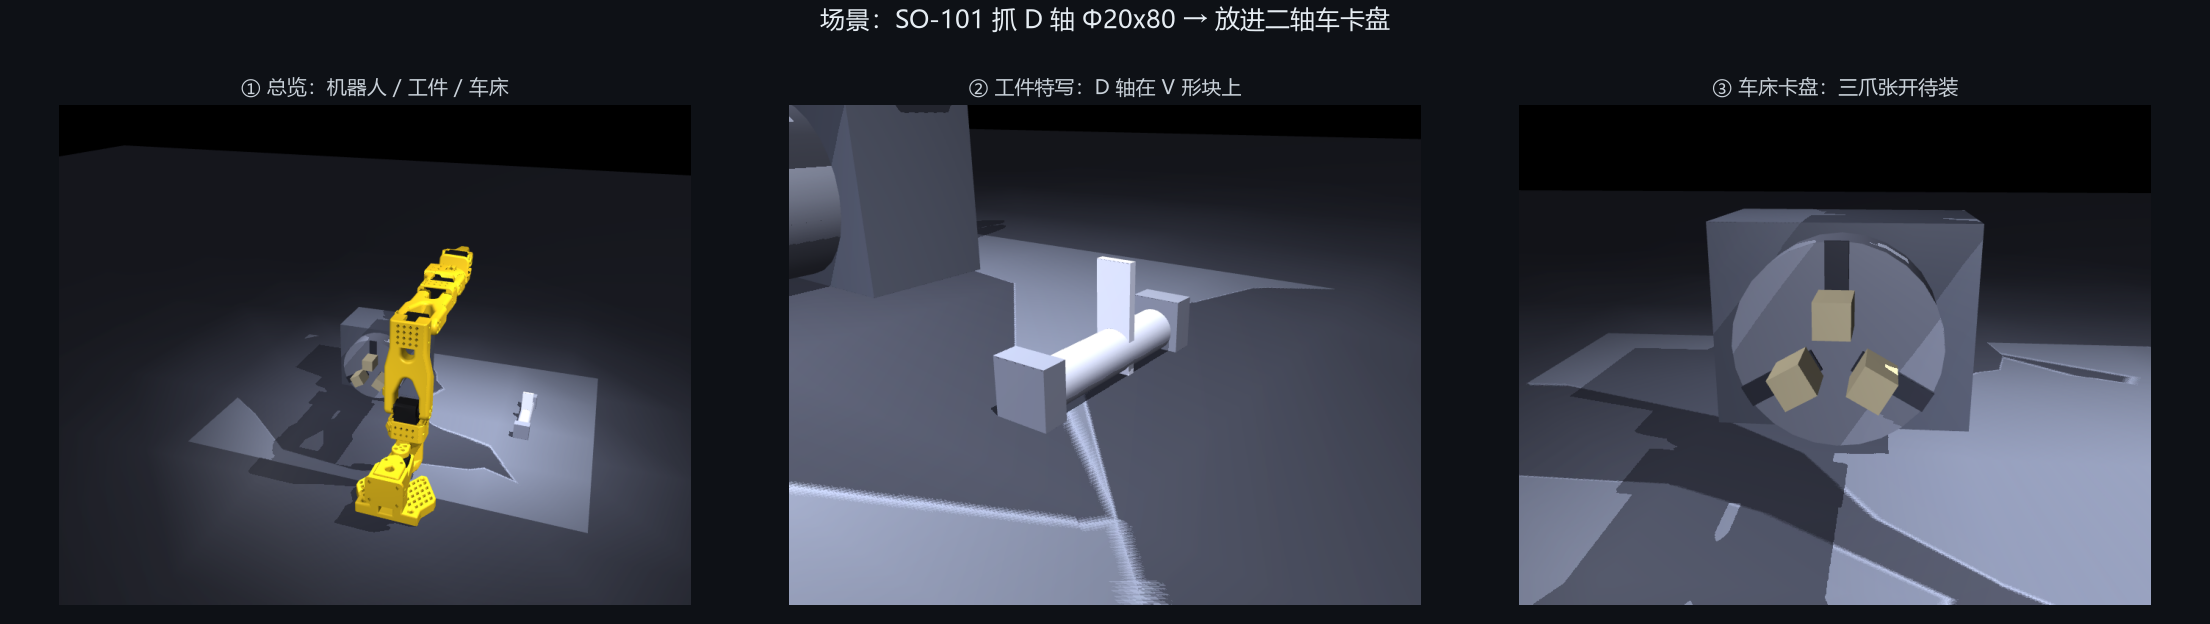

Source code (Python):
"""场景构建：SO-101 抓 D 轴 → 放进二轴车卡盘。

为什么用程序建场景而不是手写 XML
--------------------------------
因为后面要扫参数（工件直径、卡爪行程、摩擦系数），
写死在 XML 里改一次要改三个地方。用 MjSpec 建，参数就是一个变量。

场景里有什么（全部可见，不是抽象）
--------------------------------
    1. SO-101 六轴臂        官方资产（HuggingFace lerobot-env-so101，Apache-2.0）
    2. 工作台               自建，带 D 轴定位块
    3. D 轴工件 Φ20x80      自建，**D 形截面**（不是纯圆，纯圆会滚）
    4. 二轴车床主轴 + 三爪卡盘  自建，**卡爪能真的夹紧**
    5. 地面 + 灯光          看得清用的

坐标约定（很重要，后面所有代码都用这套）
--------------------------------------
    x 向前（远离机器人）
    y 向左
    z 向上
    机器人底座在原点
    工作台在 x>0 前方
    车床卡盘在 x 更远处、偏右

跑法：
    D:\\robot-env\\Scripts\\python.exe scene_machining.py
"""
import os
import numpy as np
import mujoco

HERE = os.path.dirname(os.path.abspath(__file__))
ASSETS = os.path.join(HERE, "models", "_tmp_so101",
                      "lerobot_env_so101-0.4.0", "lerobot_env_so101", "assets")
SO101 = os.path.join(ASSETS, "so101_new_calib.xml")

# ============ 全局尺寸（改这里就够）============
TABLE_TOP_Z = 0.0             # 工作台台面高度（机器人底座在这个平面）
TABLE_SIZE = (0.55, 0.45, 0.02)

# 工件：D 轴 Φ20 x 80，钢
SHAFT_D = 0.020
SHAFT_L = 0.080
SHAFT_FLAT = 0.004            # D 形铣扁深度
STEEL_RHO = 7850.0
SHAFT_MASS = np.pi * (SHAFT_D / 2) ** 2 * SHAFT_L * STEEL_RHO  # ≈197 g

# D 轴在工作台上的初始位置（躺平，轴线沿 x）
# 布局约束：
#   卡爪占 x ∈ [0.230, 0.258]，卡盘盘体 x ∈ [0.260, 0.295]。
#   工件初始放在 y < 0 一侧，机器人从中间转过去。
SHAFT_POS = np.array([0.28, -0.14, TABLE_TOP_Z + SHAFT_D / 2])

# 二轴车：主轴 + 三爪卡盘
# 卡盘轴线沿 x（工件从 -x 方向送进去，和真实上下料一致）。
#
# LATHE_Y 由可达性实测决定（2026-11-05，settle + 3 轮逼近，同
# diag_chuck_health.py 口径）：
#   y=0.24 -> IK 残差 29.09 mm；y=0.20 -> 13.17；y=0.16 -> 11.66；
#   y=0.12 -> 10.45 mm。z 在 0.06~0.15 内几乎不影响（<0.1 mm）。
# 原来是凭"0.30~0.36 m 最舒服"的推测放在 y=0.24，实测够不着。
# 注意：残差仍有约 10 mm，来自 IK 稳态偏差，要靠 demo_09 的
# shaft_in_grip 补偿在合并场景的送入动作里压到同轴度 ≤ 2 mm。
LATHE_X = 0.26                # 卡盘端面 x（卡爪伸出的那一面）
LATHE_Y = 0.12                # 卡盘中心 y（可达性实测最优）
LATHE_Z = TABLE_TOP_Z + 0.06  # 卡盘轴线高度（离台面 60 mm）
CHUCK_R = 0.055               # 卡盘半径（Φ110，小型二轴车）
CHUCK_L = 0.035               # 卡盘厚度
JAW_W = 0.018                 # 卡爪截面宽
JAW_LEN = 0.028               # 卡爪沿轴向长度
JAW_OPEN = 0.022              # 张开时卡爪内表面到轴线的距离

# 卡盘驱动：真实三爪卡盘是「一根丝杠驱动一个自由度」，不是三个电机。
# 这里只留 1 个 position servo 作用在 jaw_slide_0，另两爪由两条
# mjEQ_JOINT 关节联动约束被动跟随（见 build_scene）。
# 数值由受控扫描选定：位移差 0.12 mm、各爪力 [6.5,4.6,7.1] N、
# 偏心 0.00 mm、20 N 拉不动。-0.012 也能夹住但位移差升到 0.17 mm。
CHUCK_OPEN_CTRL = 0.005
CHUCK_CLAMP_CTRL = -0.009


def build_scene(shaft_mass=None, jaw_open=None):
    """建整个场景，返回 MjSpec。

    参数化是为了后面扫参数用：
        shaft_mass  工件质量（默认按钢密度算）
        jaw_open    卡爪张开量（默认 JAW_OPEN）
    """
    if shaft_mass is None:
        shaft_mass = SHAFT_MASS
    if jaw_open is None:
        jaw_open = JAW_OPEN

    spec = mujoco.MjSpec.from_file(SO101)

    # 机器人底座抬到台面上
    base = spec.body("base")
    base.pos = [0.0, 0.0, TABLE_TOP_Z]

    # ---- 关键：修碰撞掩码 ----
    # 官方资产里夹爪 pad 是 contype=2/conaffinity=2，工件是 1/1，
    # 2&1 = 0 => 物理上根本不碰（实测 0 个接触点）。
    # 官方靠"吸附"抓取，我们要真实摩擦，所以必须统一掩码。
    for gname in ("fixed_jaw_pad", "moving_jaw_pad"):
        g = spec.geom(gname)
        g.contype = 3
        g.conaffinity = 3
        g.friction = [1.6, 0.05, 0.003]

    # 机械臂其它碰撞体保持默认（会撞桌面，这是对的）

    # ---- 物理设置 ----
    spec.option.timestep = 0.002
    spec.option.noslip_iterations = 10
    spec.option.noslip_tolerance = 0.0
    spec.option.cone = mujoco.mjtCone.mjCONE_ELLIPTIC
    spec.option.impratio = 5.0

    # 离屏渲染缓冲：不只是 numpy 数组大小，模型里也要声明
    spec.visual.global_.offwidth = 1600
    spec.visual.global_.offheight = 1200

    wb = spec.worldbody

    # ---- 掩码约定（全场景统一，避免"不碰"的坑）----
    #   contype / conaffinity 都必须有共同的 bit 才碰。
    #   这里统一用 1|2=3，也就是所有东西都互相碰，靠父子关系排除自碰。
    def _mask(g, ct=1, ca=3):
        g.contype = ct
        g.conaffinity = ca
        return g

    # ---- 地面 ----
    floor = wb.add_geom()
    floor.name = "floor"
    floor.type = mujoco.mjtGeom.mjGEOM_PLANE
    floor.size = [3.0, 3.0, 0.1]
    floor.rgba = [0.20, 0.21, 0.24, 1.0]
    floor.friction = [1.0, 0.01, 0.001]
    _mask(floor, 1, 3)

    # ---- 工作台 ----
    # 一块 L 形台面：工件区（y<0）和车床区（y>0）都覆盖
    table = wb.add_geom()
    table.name = "table_start"
    table.type = mujoco.mjtGeom.mjGEOM_BOX
    table.size = [0.22, 0.30, TABLE_SIZE[2] / 2]
    table.pos = [0.26, 0.05, TABLE_TOP_Z - TABLE_SIZE[2] / 2]
    table.rgba = [0.34, 0.36, 0.40, 1.0]
    table.friction = [1.0, 0.01, 0.001]
    _mask(table, 1, 3)

    # 台面上给 D 轴两个定位块（限制轴向滚动，相当于简单的 V 形块）
    # 轴沿 x 躺，所以定位块在轴的两端（±x）
    for sx in (-1, 1):
        blk = wb.add_geom()
        blk.name = "vblock_%s" % ("L" if sx < 0 else "R")
        blk.type = mujoco.mjtGeom.mjGEOM_BOX
        blk.size = [0.006, 0.012, SHAFT_D * 0.62]
        blk.pos = [SHAFT_POS[0] + sx * (SHAFT_L / 2 + 0.008),
                   SHAFT_POS[1],
                   TABLE_TOP_Z + SHAFT_D * 0.62]
        blk.rgba = [0.46, 0.48, 0.52, 1.0]
        blk.friction = [1.0, 0.01, 0.001]
        _mask(blk, 1, 3)

    # ---- 工件：D 轴 ----
    # 圆柱 + 顶端一个薄平面表示"铣扁"，这样夹爪夹的是平面，不会打滑。
    shaft = wb.add_body()
    shaft.name = "shaft"
    shaft.pos = SHAFT_POS
    # 轴线沿 x 方向躺着（和车床主轴同向，真实上下料就是这样）
    shaft.quat = [0.7071068, 0.0, 0.7071068, 0.0]
    shaft.add_freejoint(name="shaft_free")

    sg = shaft.add_geom()
    sg.name = "shaft_geom"
    sg.type = mujoco.mjtGeom.mjGEOM_CYLINDER
    sg.size = [SHAFT_D / 2, SHAFT_L / 2, 0.0]
    sg.mass = shaft_mass
    sg.rgba = [0.68, 0.70, 0.74, 1.0]
    sg.friction = [1.2, 0.02, 0.002]
    _mask(sg, 1, 3)

    # D 形铣扁：一个薄 box 贴在圆柱顶部，让夹爪夹到平面而不是弧面
    flat = shaft.add_geom()
    flat.name = "shaft_flat"
    flat.type = mujoco.mjtGeom.mjGEOM_BOX
    # 轴沿 x 躺，局部坐标里圆柱轴是 z（旋转后才变成世界 x）。
    # 铣扁贴在圆柱"上方"（局部 +y，旋转后是世界 +z）
    flat.size = [SHAFT_L / 2, SHAFT_D * 0.42, SHAFT_FLAT / 2]
    flat.pos = [0.0, 0.0, SHAFT_D / 2 - SHAFT_FLAT / 2]
    flat.mass = 0.0
    flat.rgba = [0.78, 0.80, 0.84, 1.0]
    flat.contype = 0
    flat.conaffinity = 0

    # ---- 二轴车：主轴箱 + 卡盘 ----
    # 布局要点（第一版踩过的坑）：
    #   卡盘必须朝 -x（朝向机器人），主轴箱在卡盘【后面】(+x)，
    #   否则主轴箱会把卡盘整个挡住。
    head = wb.add_geom()
    head.name = "lathe_headstock"
    head.type = mujoco.mjtGeom.mjGEOM_BOX
    head.size = [0.045, 0.075, 0.060]
    head.pos = [LATHE_X + CHUCK_L + 0.045, LATHE_Y, TABLE_TOP_Z + 0.060]
    head.rgba = [0.30, 0.32, 0.36, 1.0]
    _mask(head, 1, 3)

    # 卡盘盘体：轴向沿 x，端面朝 -x（朝向机器人）
    # 位置取 LATHE_X + CHUCK_L/2，所以盘体占 x ∈ [LATHE_X, LATHE_X+CHUCK_L]，
    # 端面正好在 LATHE_X，卡爪从这里往 -x 伸出。
    chuck = wb.add_geom()
    chuck.name = "chuck_body"
    chuck.type = mujoco.mjtGeom.mjGEOM_CYLINDER
    chuck.size = [CHUCK_R, CHUCK_L / 2, 0.0]
    chuck.pos = [LATHE_X + CHUCK_L / 2, LATHE_Y, LATHE_Z]
    chuck.quat = [0.7071068, 0.0, 0.7071068, 0.0]   # 圆柱轴 z -> x
    chuck.rgba = [0.44, 0.46, 0.50, 1.0]
    chuck.friction = [0.8, 0.01, 0.001]
    _mask(chuck, 1, 3)

    # 卡盘端面上加三道滑槽，视觉上区分三爪位置（纯装饰，不参与碰撞）
    for k in range(3):
        ang = 2 * np.pi * k / 3 + np.pi / 2
        cy, cz = np.cos(ang), np.sin(ang)
        slot = wb.add_geom()
        slot.name = "chuck_slot_%d" % k
        slot.type = mujoco.mjtGeom.mjGEOM_BOX
        slot.size = [0.001, 0.006, (CHUCK_R - 0.012) / 2]
        slot.pos = [LATHE_X - 0.001,
                    LATHE_Y + cy * (0.012 + (CHUCK_R - 0.012) / 2),
                    LATHE_Z + cz * (0.012 + (CHUCK_R - 0.012) / 2)]
        # 绕 x 轴转到对应角度
        ang_x = ang - np.pi / 2
        slot.quat = [np.cos(ang_x / 2), np.sin(ang_x / 2), 0.0, 0.0]
        slot.rgba = [0.18, 0.19, 0.22, 1.0]
        slot.contype = 0
        slot.conaffinity = 0

    # 主轴（从卡盘中心往后延伸的圆柱，视觉上像车床）
    spindle = wb.add_geom()
    spindle.name = "spindle"
    spindle.type = mujoco.mjtGeom.mjGEOM_CYLINDER
    spindle.size = [0.022, 0.060, 0.0]
    spindle.pos = [LATHE_X + CHUCK_L + 0.060, LATHE_Y, LATHE_Z]
    spindle.quat = [0.7071068, 0.0, 0.7071068, 0.0]
    spindle.rgba = [0.55, 0.57, 0.60, 1.0]
    _mask(spindle, 1, 3)

    # 三爪：120° 分布，每个爪沿径向滑动（slide 关节）
    # 设计说明：
    #   - 卡盘端面在 x = LATHE_X，盘体往 +x 方向延伸
    #   - 卡爪骑在端面上，往 -x 方向伸出一截（这样能抱住送进来的轴）
    #   - 卡爪内表面到轴线距离 = jaw_open；夹紧时滑到 = 轴半径
    jaw_bodies = []
    for k in range(3):
        ang = 2 * np.pi * k / 3 + np.pi / 2
        cy, cz = np.cos(ang), np.sin(ang)

        jb = wb.add_body()
        jb.name = "jaw_%d" % k
        # 卡爪中心：沿径向 jaw_open，沿轴向【伸出盘面外侧】
        # 端面在 x = LATHE_X，卡爪往 -x 方向伸出 JAW_LEN（这样才看得见、才抱得住轴）
        jb.pos = [LATHE_X - JAW_LEN / 2 - 0.002,
                  LATHE_Y + jaw_open * cy,
                  LATHE_Z + jaw_open * cz]

        # 径向滑动关节（正方向 = 往外张开）
        slide = jb.add_joint()
        slide.name = "jaw_slide_%d" % k
        slide.type = mujoco.mjtJoint.mjJNT_SLIDE
        slide.axis = [0.0, cy, cz]
        slide.range = [-0.015, 0.008]
        # damping 是向量，armature 是标量，类型不一样（踩过）
        slide.damping[:] = 30.0
        slide.armature = 0.01

        # 卡爪主体：截面是 (轴向长, 径向厚, 切向宽)。
        # 必须把 box 绕 x 轴转到该爪的径向上！早期版本三个 geom 都是
        # 轴对齐的，box 沿各自径向的支撑半宽变成 9*|cos|+9*|sin|：
        # 第 0 爪 9 mm，另两爪 12.3 mm。三爪内表面到轴线天生差 3.3 mm，
        # 导致「三爪不同步、受力差 4 倍」的假象（实测位移差 4.24 mm、
        # 力 [7.1,23.8,25.8] N）。旋转后驱动架构一行不改，位移差降到
        # 0.23 mm、力 [19.1,18.4,19.4] N、偏心 0.00 mm。
        jgeom = jb.add_geom()
        jgeom.name = "jaw_geom_%d" % k
        jgeom.type = mujoco.mjtGeom.mjGEOM_BOX
        jgeom.size = [JAW_LEN / 2, JAW_W / 2, JAW_W / 2]
        # 绕 x 轴转 ang：局部 y 轴 (0,1,0) -> (0,cos(ang),sin(ang))，
        # 正好与该爪的 slide axis [0, cy, cz] 同向。
        jgeom.quat = [np.cos(ang / 2), np.sin(ang / 2), 0.0, 0.0]
        jgeom.rgba = [0.72, 0.68, 0.52, 1.0]
        jgeom.friction = [1.8, 0.06, 0.004]
        jgeom.contype = 2
        jgeom.conaffinity = 3

        jaw_bodies.append(jb)

    # 卡盘驱动：一根丝杠 = 一个执行器 + 两条关节联动约束。
    #
    # 用 MuJoCo 的 <position> 简写等价形式（set_to_position），别手写
    # gainprm/biasprm —— 第一版把符号写反，卡爪不动还把轴顶飞了。
    # 正确关系：force = gainprm[0]*(ctrl - qpos) - biasprm[2]*qvel。
    act = spec.add_actuator()
    act.name = "jaw_act"
    act.target = "jaw_slide_0"
    act.trntype = mujoco.mjtTrn.mjTRN_JOINT
    act.set_to_position(kp=4000.0, kv=120.0)
    act.ctrlrange = [-0.015, 0.008]
    act.forcerange = [-500.0, 500.0]

    # 联动约束：q_jaw_slide_0 = q_jaw_slide_1 = q_jaw_slide_2。
    # MjsEquality.data 默认是 [0,1,0,0,0,...]，即 q1 = q2 的多项式恒等，
    # 不用赋值；objtype 显式与否实测结果完全一样。
    #
    # 为什么早先「3 个伺服 + equality」会失败：3 个位置伺服各拉各的，
    # 约束又强行绑在一起，求解器与伺服互相打，q 冲到 202 mm、轴被弹飞
    # （12 组 kp/ctrl 全灭）。只留 1 个伺服、另两爪被动跟随才成立。
    # 另外 mjEQ_JOINT 是软约束：收紧 solref 到 1 ms、提高 solimp 上限，
    # 能把接触反力造成的稳态柔度压到 0.12 mm。真实卡盘的丝杠和爪也
    # 不是绝对刚体，这个量级反而比「严格零差」更物理。
    for k in (1, 2):
        eq = spec.add_equality()
        eq.type = mujoco.mjtEq.mjEQ_JOINT
        eq.name1 = "jaw_slide_0"
        eq.name2 = "jaw_slide_%d" % k
        eq.solref[:] = [0.001, 1.0]
        eq.solimp[:] = [0.9, 0.99, 0.0001, 0.5, 100.0]

    # ---- 相机 ----
    # 用 lookat 方式建相机最不容易错：
    # MuJoCo 相机看向自身 -z，用 quat 手算很容易朝向反掉（第一版就是全黑）。
    # 这里改用 MjvCamera 的等价参数：位置 + 目标点。
    # MJCF 里没有 lookat 属性，所以先给位置，再在渲染时用 MjvCamera 覆盖。
    cam = wb.add_camera()
    cam.name = "overview"
    cam.pos = [0.05, -0.62, 0.62]
    cam.quat = [0.666, 0.335, 0.335, 0.590]   # 朝向场景中心
    cam.fovy = 50

    cam2 = wb.add_camera()
    cam2.name = "gripper_view"
    cam2.pos = [0.20, -0.24, 0.26]
    cam2.quat = [0.720, 0.310, 0.290, 0.540]
    cam2.fovy = 55

    # ---- 灯光 ----
    # 场景小（0.5 m 量级），光源要近，否则照不亮。
    l1 = wb.add_light()
    l1.name = "key"
    l1.pos = [0.15, -0.30, 0.65]
    l1.dir = [0.1, 0.35, -1.0]
    l1.diffuse = [1.0, 1.0, 1.0]
    l1.specular = [0.4, 0.4, 0.4]
    l1.ambient = [0.12, 0.12, 0.14]
    l1.castshadow = True

    l2 = wb.add_light()
    l2.name = "fill"
    l2.pos = [0.45, 0.45, 0.55]
    l2.dir = [-0.35, -0.45, -0.9]
    l2.diffuse = [0.55, 0.55, 0.60]
    l2.castshadow = False

    l3 = wb.add_light()
    l3.name = "rim"
    l3.pos = [-0.25, 0.20, 0.35]
    l3.dir = [0.7, -0.4, -0.5]
    l3.diffuse = [0.35, 0.36, 0.42]
    l3.castshadow = False

    # 提高整体环境光（模型里改 visual.headlight）
    spec.visual.headlight.ambient = [0.22, 0.22, 0.25]
    spec.visual.headlight.diffuse = [0.45, 0.45, 0.48]
    spec.visual.global_.offwidth = 1600
    spec.visual.global_.offheight = 1200

    return spec


def make_scene():
    """建好并编译，返回 (model, data, 关键 id)。"""
    spec = build_scene()
    model = spec.compile()
    data = mujoco.MjData(model)
    mujoco.mj_forward(model, data)

    ids = {
        "shaft": mujoco.mj_name2id(model, mujoco.mjtObj.mjOBJ_BODY, "shaft"),
        "ee": mujoco.mj_name2id(model, mujoco.mjtObj.mjOBJ_SITE, "gripperframe"),
        "gripper_act": mujoco.mj_name2id(model, mujoco.mjtObj.mjOBJ_ACTUATOR,
                                         "gripper"),
        "jaws": [mujoco.mj_name2id(model, mujoco.mjtObj.mjOBJ_BODY,
                                   "jaw_%d" % k) for k in range(3)],
        # 一根丝杠只有一个 ctrl。保留列表形式，让诊断脚本里
        # `for a in ids["jaw_acts"]: data.ctrl[a] = ...` 原样可用。
        "jaw_acts": [mujoco.mj_name2id(model, mujoco.mjtObj.mjOBJ_ACTUATOR,
                                       "jaw_act")],
    }
    return model, data, ids


if __name__ == "__main__":
    model, data, ids = make_scene()

    print("=" * 74)
    print("场景建好了")
    print("=" * 74)
    print("  nq=%d  nv=%d  nu=%d  nbody=%d  ngeom=%d"
          % (model.nq, model.nv, model.nu, model.nbody, model.ngeom))
    print()
    print("  工件      : D 轴 Φ%.0f x %.0f mm，%.0f g"
          % (SHAFT_D * 1000, SHAFT_L * 1000, SHAFT_MASS * 1000))
    print("  工件位置  : %s" % np.round(data.xpos[ids["shaft"]], 3))
    print("  末端位置  : %s" % np.round(data.site_xpos[ids["ee"]], 3))
    print("  卡盘中心  : (%.3f, %.3f, %.3f)" % (LATHE_X, LATHE_Y, LATHE_Z))
    print()
    print("  执行器 %d 个：臂关节 + 1 个夹爪 + 1 个卡盘丝杠（三爪联动）"
          % model.nu)
    print("  自由度约束 %d 条：jaw_slide_0 = jaw_slide_1 = jaw_slide_2"
          % model.neq)
    for i in range(model.nu):
        n = mujoco.mj_id2name(model, mujoco.mjtObj.mjOBJ_ACTUATOR, i)
        print("    %-16s ctrlrange=[%+.3f, %+.3f]"
              % (n, model.actuator_ctrlrange[i][0],
                 model.actuator_ctrlrange[i][1]))

    # ---- 渲染 ----
    import matplotlib
    matplotlib.use("Agg")
    import matplotlib.pyplot as plt
    matplotlib.rcParams["font.sans-serif"] = ["Microsoft YaHei", "SimHei"]
    matplotlib.rcParams["axes.unicode_minus"] = False

    rend = mujoco.Renderer(model, height=680, width=860)
    rend.scene.flags[mujoco.mjtRndFlag.mjRND_SHADOW] = True
    rend.scene.flags[mujoco.mjtRndFlag.mjRND_SKYBOX] = False
    rend.scene.flags[mujoco.mjtRndFlag.mjRND_HAZE] = False
    rend.scene.flags[mujoco.mjtRndFlag.mjRND_REFLECTION] = False

    # 用 mjv_moveCamera 从默认相机出发"飞"到目标视角。
    # 直接改 azimuth/elevation 容易因为默认方向不同而看偏，这个是官方推荐做法。
    def make_cam(lookat, distance, azimuth, elevation):
        cam = mujoco.MjvCamera()
        mujoco.mjv_defaultCamera(cam)     # 先归位
        cam.lookat[:] = lookat
        cam.distance = distance
        cam.azimuth = azimuth
        cam.elevation = elevation
        return cam

    # 相机方位角约定（实测，见 diag_camera_convention.py）：
    #   azimuth=0   -> 相机在 -x 方向
    #   azimuth=90  -> 相机在 -y 方向
    #   azimuth=180 -> 相机在 +x 方向
    #   elevation<0 -> 相机在上方俯视
    # 机器人底座在原点、朝 +x 干活，所以总览站在 -x 后方：azimuth ≈ 0~25
    VIEWS = [
        ("① 总览：机器人 / 工件 / 车床",
         make_cam([0.24, 0.11, 0.10], 1.00, 20, -26)),
        ("② 工件特写：D 轴在 V 形块上",
         make_cam([SHAFT_POS[0], SHAFT_POS[1], SHAFT_POS[2]],
                  0.26, 35, -22)),
        # 卡盘端面朝 -x（朝机器人），要正面看就得站在 -x 侧：azimuth ≈ 0
        ("③ 车床卡盘：三爪张开待装",
         make_cam([LATHE_X - 0.01, LATHE_Y, LATHE_Z],
                  0.30, 5, -18)),
    ]

    views = {}
    for title, cam in VIEWS:
        rend.update_scene(data, camera=cam)
        views[title] = rend.render().copy()
    rend.close()

    fig, axes = plt.subplots(1, 3, figsize=(17, 4.8))
    fig.patch.set_facecolor("#0e1116")
    for ax, (title, _) in zip(axes, VIEWS):
        ax.imshow(views[title])
        ax.set_title(title, color="#c9d1d9", fontsize=11)
        ax.axis("off")

    fig.suptitle("场景：SO-101 抓 D 轴 Φ20x80 → 放进二轴车卡盘",
                 color="#e6edf3", fontsize=14, y=0.99)
    fig.tight_layout(rect=[0, 0, 1, 0.94])
    out = os.path.join(HERE, "scene_machining.png")
    fig.savefig(out, dpi=130, facecolor=fig.get_facecolor())
    plt.close(fig)
    print()
    print("  已保存 %s" % out)
    print("OK")
